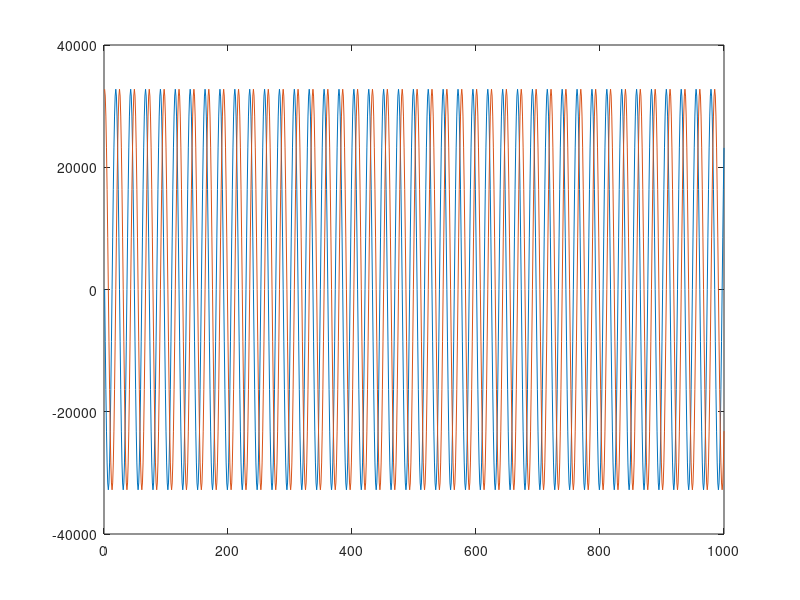

This figure's MATLAB source:
N = 1000;
f0 = 2000;
fs = 48000;

dPhi = 2*pi*(f0/fs);
re_d_phi = cos(dPhi);
im_d_phi = sin(dPhi);

re_sine = 0;
im_sine = 1;

for n = 2:N
    re_sine(n) = re_sine(n-1)*re_d_phi - im_sine(n-1)*im_d_phi;
    im_sine(n) = im_sine(n-1)*re_d_phi + re_sine(n-1)*im_d_phi;
end

plot(re_sine*(2^15-1));
hold on;
plot(im_sine*(2^15-1));